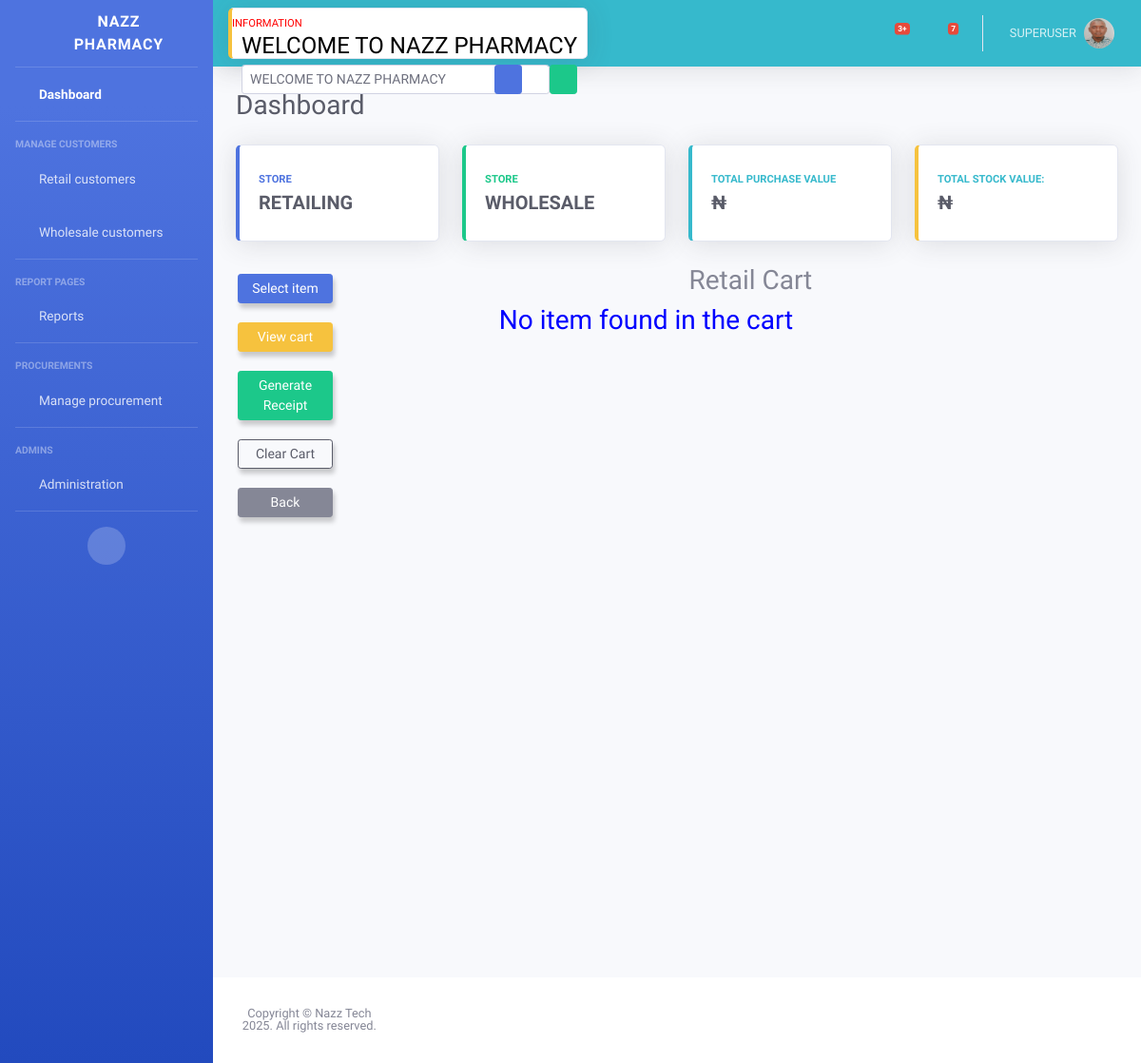
/cart/ (signed in), run on an earlier commit of the app's database.
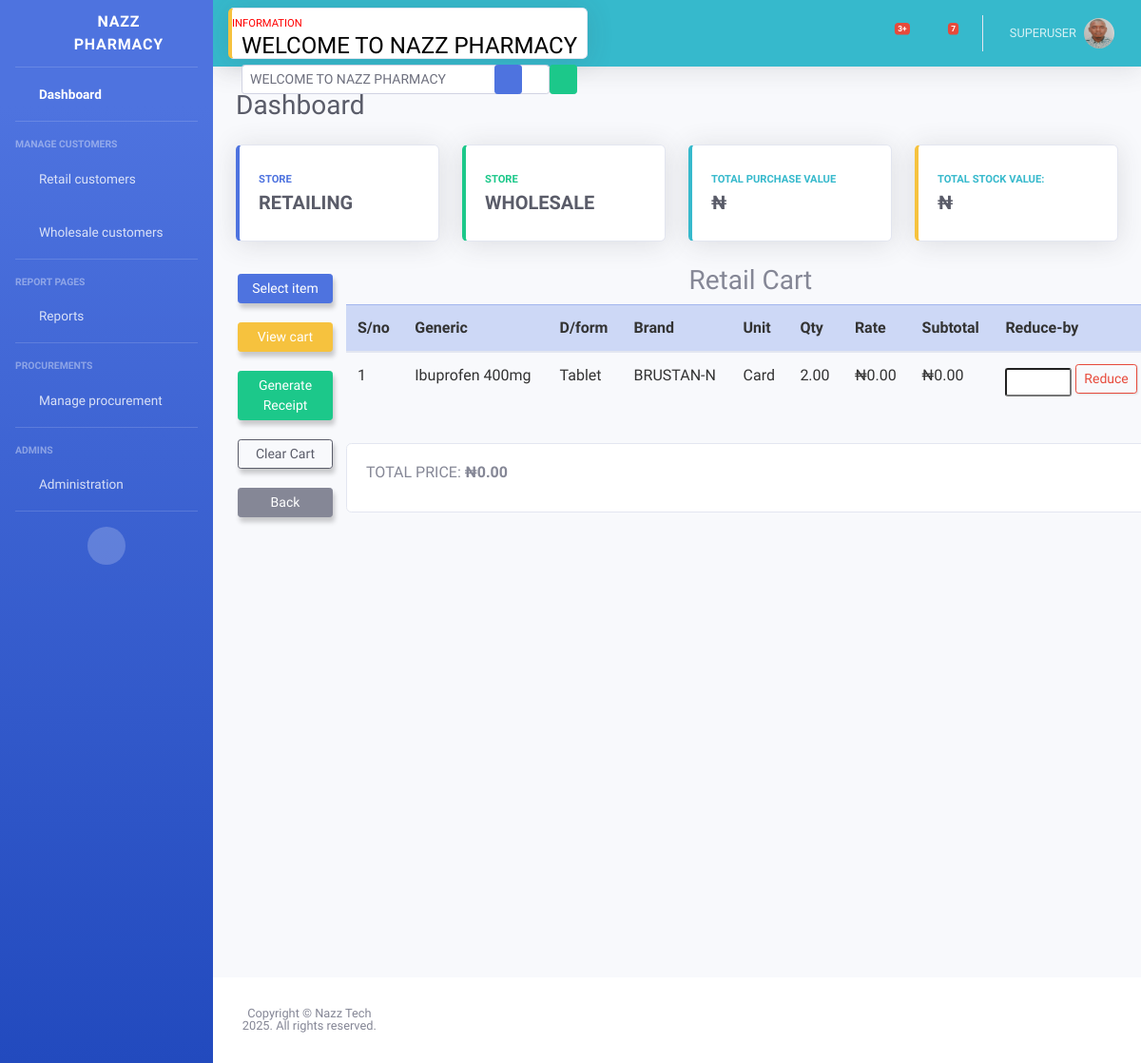
And on a later commit of the database.
### store/models.py (models this page shows, shortened)
class Cart(models.Model):
    user = models.ForeignKey(User, on_delete=models.SET_NULL, null=True, blank=True)
    item = models.ForeignKey(Item, on_delete=models.CASCADE)
    dosage_form = models.ForeignKey(Formulation, on_delete=models.CASCADE, blank=True, null=True)
    brand = models.CharField(max_length=200, blank=True, null=True)
    unit = models.CharField(max_length=200, choices=UNIT, blank=True, null=True)
    quantity = models.DecimalField(max_digits=6, decimal_places=2, default=1)
    price = models.DecimalField(max_digits=12, decimal_places=2, default=0)
    subtotal = models.DecimalField(max_digits=12, decimal_places=2, default=0)
    total = models.DecimalField(max_digits=12, decimal_places=2, default=0)
    cart_id = ShortUUIDField(unique=True, length=5, max_length=50, prefix='CID: ', alphabet='1234567890')

class Item(models.Model):
    name = models.CharField(max_length=200)
    dosage_form = models.CharField(max_length=200, blank=True, null=True)  # Removed choices to allow any value
    brand = models.CharField(max_length=200, blank=True, null=True)
    unit = models.CharField(max_length=200, blank=True, null=True)  # Removed choices to allow any value
    cost = models.DecimalField(max_digits=12, decimal_places=2, default=0)
    price = models.DecimalField(max_digits=12, decimal_places=2, default=0)
    markup = models.DecimalField(max_digits=6, decimal_places=2, default=0, choices=MARKUP_CHOICES)
    stock = models.PositiveIntegerField(default=0, null=True, blank=True)
    low_stock_threshold = models.PositiveIntegerField(default=0, null=True, blank=True)
    exp_date = models.DateField(null=True, blank=True)
    class Meta:
        ordering = ('name',)

### store/views.py (the view)
# urls.py: path('cart/', views.cart, name='cart'),
@login_required
def cart(request):
    if request.user.is_authenticated:
        cart_items = Cart.objects.all()
        total_price = sum(item.item.price * item.quantity for item in cart_items)
        return render(request, 'store/cart.html', {'cart_items': cart_items, 'total_price': total_price})
    else:
        return redirect('store:index')

### store/context_processors.py (called while the page is built)
def marquee_context(request):
    return {
        'marquee_text': cache.get('marquee_text', 'WELCOME TO NAZZ PHARMACY')
    }

### userauth/models.py (called while the page is built)
    @classmethod
    def log_activity(cls, user, action, action_type='OTHER', target_model=None, target_id=None,
                    ip_address=None, user_agent=None):
        return cls.objects.create(
            user=user,
            action=action,
            action_type=action_type,
            target_model=target_model,
            target_id=target_id,
            ip_address=ip_address,
            user_agent=user_agent
        )

### userauth/permissions.py (called while the page is built)
def is_admin(user):
    return user.is_authenticated and user.profile.user_type == 'Admin'

def is_manager(user):
    return user.is_authenticated and user.profile.user_type == 'Manager'

def is_pharmacist(user):
    return user.is_authenticated and user.profile.user_type == 'Pharmacist'

def is_pharm_tech(user):
    return user.is_authenticated and user.profile.user_type == 'Pharm-Tech'

def is_salesperson(user):
    return user.is_authenticated and user.profile.user_type == 'Salesperson'

def is_admin_or_manager(user):
    return user.is_authenticated and user.profile.user_type in ['Admin', 'Manager']

### templates/store/cart.html (shortened to what this page needs)
{% extends 'partials/base.html' %}
{% load humanize %}
{% load static %}
{% load custom_filters %}
{% block content %}
<div class="container">
    <div class="side-nav">
        <a class="btn btn-primary btn-sm" data-toggle="modal" data-target="#dispenseModal"
            hx-get="{% url 'store:dispense' %}" hx-target="#dispenseModal .modal-body">Select item</a>
        <a class="btn btn-sm btn-warning" href="{% url 'store:view_cart' %}">View cart</a>
        <button class="btn btn-success btn-sm" data-toggle="modal" data-target="#paymentModal">Generate Receipt</button>
        <form method="POST" action="{% url 'store:clear_cart' %}" onsubmit="return confirmClearCart();">
            <button type="submit" class="btn btn-outline-dark btn-sm">Clear Cart</button>
        </form>
        <a class="btn btn-secondary btn-sm" href="{{ request.META.HTTP_REFERER }}">Back</a>
    </div>
    <div class="col-md-8 offset-md-3 cart-table table-responsive">
        <h3 style="text-align: center;">Retail Cart</h3>
        {% if cart_items %}
        <div class="table-responsive">
            <table class="table table-hover" id="dataTable" width="100%" cellspacing="0">
                <thead class="table-primary">
                    <tr>
                        <th scope="col">S/no</th>
                        <th scope="col">Generic</th>
                        <th scope="col">D/form</th>
                        <th scope="col">Brand</th>
                        <th scope="col">Unit</th>
                        <th scope="col">Qty</th>
                        <th scope="col">Rate</th>
                        <th scope="col">Subtotal</th>
                        <th scope="col">Reduce-by</th>
                    </tr>
                </thead>
                <tbody>
                    {% for cart_item in cart_items %}
                    <tr>
                        <td>{{ forloop.counter }}</td>
                        <td>{{ cart_item.item.name|title }}</td>
                        <td>{{ cart_item.item.dosage_form }}</td>
                        <td>{{ cart_item.item.brand }}</td>
                        <td>{{ cart_item.item.unit }}</td>
                        <td>{{ cart_item.quantity }}</td>
                        <td>₦{{ cart_item.item.price|floatformat:2|intcomma }}</td>
                        <td>₦{{ cart_item.subtotal|floatformat:2|intcomma }}</td>
                        <td>
                            <form action="{% url 'store:update_cart_quantity' cart_item.id %}" method="post">
                                <input type="number" name="quantity" min="1" id="quantity-{{ cart_item.id }}"
                                    style="width: 70px; border-radius: 3px;">
                                <button class="btn btn-outline-danger btn-sm mb-2" type="submit">Reduce</button>
                            </form>
                        </td>
                    </tr>
                    {% endfor %}
                </tbody>
            </table>
        </div>
        <div class="card mt-3 mb-3">
            <div class="card-body">
                <h6 class="card-title">TOTAL PRICE: <strong>₦{{ total_price|floatformat:2|intcomma }}</strong></h6>
            </div>
        </div>
        {% else %}
        <div class="col-md-8 offset-md-3">
            <h3 style="text-align: center; color:blue">No item found in the cart</h3>
        </div>
        {% endif %}
    </div>
</div>
{% endblock %}

What changed in the data, as far as the page shows it:
added Cart: item.name "Ibuprofen 400mg", item.dosage_form "Tablet", item.brand "BRUSTAN-N", item.unit "Card", quantity "2.00", item.price "0.00", subtotal "0.00"
Also different on the page:
{{ total_price|floatformat:2|intcomma }}: (not shown) → "0.00"
text no longer shown: "No item found in the cart"
text now shown: "S/no Generic D/form Brand Unit Qty Rate Subtotal Reduce-by TOTAL PRICE: ₦"
